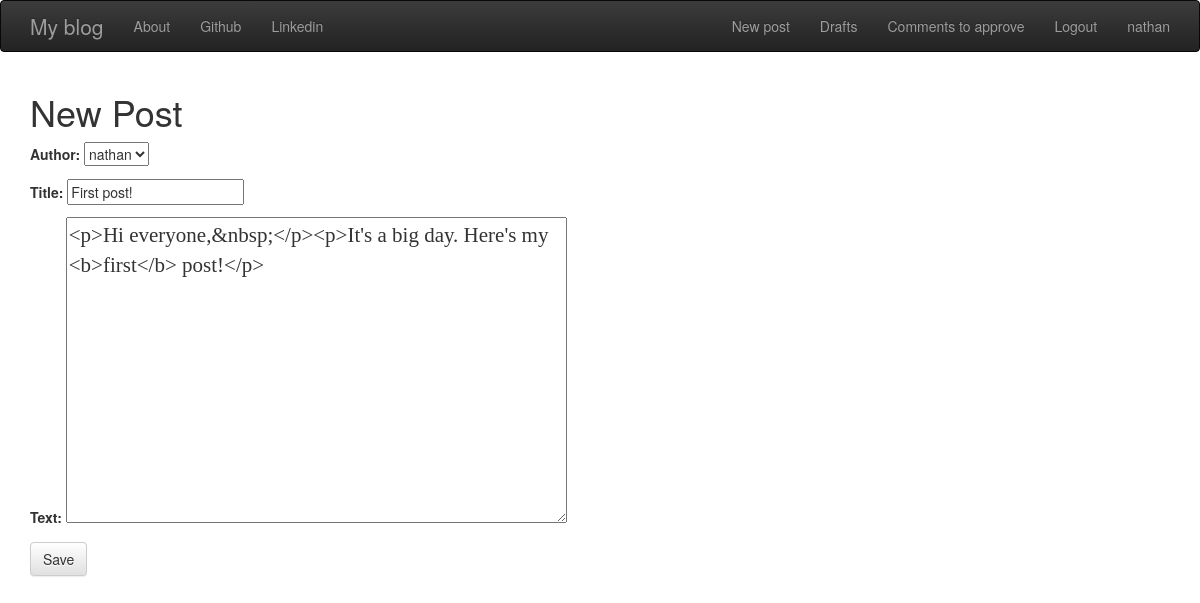
Screenshot of /post/1/edit/ (signed in) with the database file from the repository.
### blog/models.py (models this page shows, shortened)
class Post(models.Model):
    author = models.ForeignKey('auth.User') # no related_name arg to this ForeignKey because we won't reference it in our methods
    title = models.CharField(max_length=64)
    text = models.TextField()
    create_date = models.DateTimeField(default=timezone.now) # Django just wants timezone.now - not timezone.now(), as opposed to in the publish method
    published_date = models.DateTimeField(blank=True,null=True)
    def publish(self):
        self.published_date = timezone.now()
        self.save() # a self.save() is always needed whenever we act on a model

### blog/views.py (the view)
# urls.py: url(r'^post/(?P<pk>\d+)/edit/$',views.PostUpdateView.as_view(),name="post_edit"),
class PostUpdateView(LoginRequiredMixin,UpdateView):
    login_url = '/login/'
    form_class = PostForm
    model = Post

### blog/forms.py
class PostForm(forms.ModelForm):
    class Meta():
        model = Post
        fields = ("author","title","text")
        widgets = {
            'title':forms.TextInput(attrs={'class':'textinputclass'}),
            'text':forms.Textarea(attrs={'class':'editable medium-editor-textarea postcontent'}),
        }

### blog/templates/blog/post_form.html (shortened to what this page needs)
{% extends "blog/base.html" %}
{% block content %}
  <h1>New Post</h1>
  <form class="post-form" method="POST">
    {{form.as_p}}
    <button type="submit" class="save btn btn-default">Save</button>
  </form>
{% endblock %}

### blog/templates/blog/base.html (shortened to what this page needs)
<!DOCTYPE html>
{% load staticfiles %}
<html>
  <head>
    <link rel="stylesheet" href="https://maxcdn.bootstrapcdn.com/bootstrap/3.3.7/css/bootstrap.min.css">
    <link rel="stylesheet" href="https://maxcdn.bootstrapcdn.com/bootstrap/3.3.7/css/bootstrap-theme.min.css">
    <link rel="stylesheet" href="//cdn.jsdelivr.net/medium-editor/latest/css/medium-editor.min.css" type="text/css" media="screen" charset="utf-8">
    <link rel="stylesheet" href="{% static 'css/blog.css' %}">
  </head>
  <body>
    <nav class="navbar navbar-inverse">
      <div class="container">
        <ul class="nav navbar-nav">
          <li><a class="navbar-brand bigbrand" href="{% url 'post_list' %}">My blog</a></li>
          <li><a href="{% url 'about' %}">About</a></li>
          <li><a href="https://github.com">Github</a></li>
          <li><a href="https://linkedin.com">Linkedin</a></li>
        </ul>
        <ul class="nav navbar-nav navbar-right">
          {% if user.is_authenticated %}
          <li>
            <a href="{% url 'post_new' %}">New post</a>
          </li>
          <li>
            <a href="{% url 'post_draft_list' %}">Drafts</a>
          </li>
          <li>
            <a href="{% url 'comments_to_approve' %}">Comments to approve</a>
          </li>
          <li>
            <a href="{% url 'logout' %}">Logout</a>
          </li>
          <li>
            <a>{{user.username}}</a>
          </li>
          {% else %}
            <li><a href="{% url 'login' %}"><span class="glyphicon glyphicon-user"></span></a></li>
          {% endif %}
        </ul>
      </div>
    </nav>
    <div class="content container">
      <div class="row">
        <div class="col-md-8">
          <div class="blog_posts">
            {% block content%}
            {% endblock %}
          </div>
        </div>
      </div>
    </div>
  </body>
</html>

### blog/static/css/blog.css (style rules this page uses)
.bigbrand { font-size: 1.5em; }
.postcontent { font-family: 'Montserrat'; font-size: 1.5em; }

### rows the page displays
Post: author "nathan", title "First post!", text "<p>Hi everyone,&nbsp;</p><p>It's a big day. Here's my <b>first</b> post!</p>"

### other values shown
{{ user.username }} "nathan"
